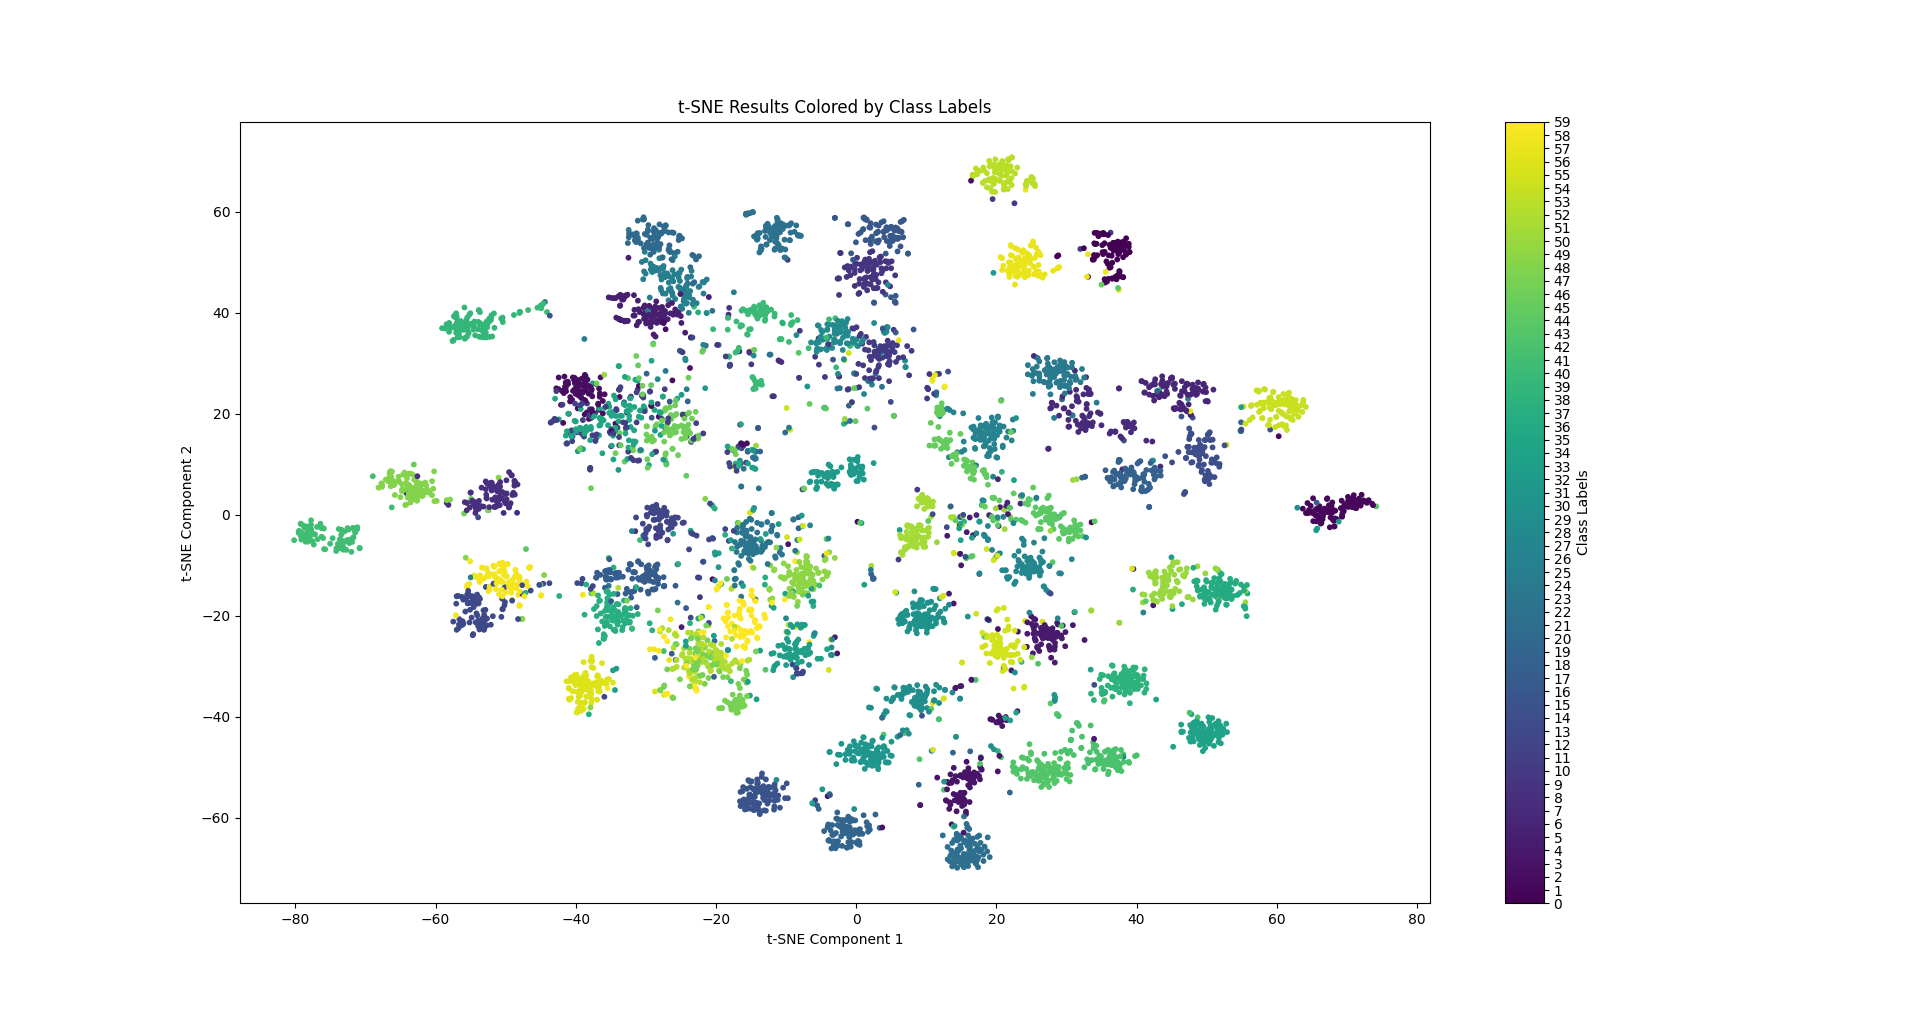

Write the Python code that produced this figure.
import numpy as np
from sklearn.manifold import TSNE
import matplotlib.pyplot as plt

from load_data import load_vit_data

_, _, data, labels, _ = load_vit_data(state=5)

classes =list(np.unique(labels))
print(classes)

tsne = TSNE(n_components=2, perplexity=30, random_state=42)
tsne_results = tsne.fit_transform(data)

plt.figure(figsize=(8, 6))
scatter = plt.scatter(tsne_results[:, 0], tsne_results[:, 1], c=labels, cmap='viridis', s=10)

plt.colorbar(scatter, ticks=classes, label='Class Labels') 
plt.title("t-SNE Results Colored by Class Labels")
plt.xlabel("t-SNE Component 1")
plt.ylabel("t-SNE Component 2")
plt.show()
